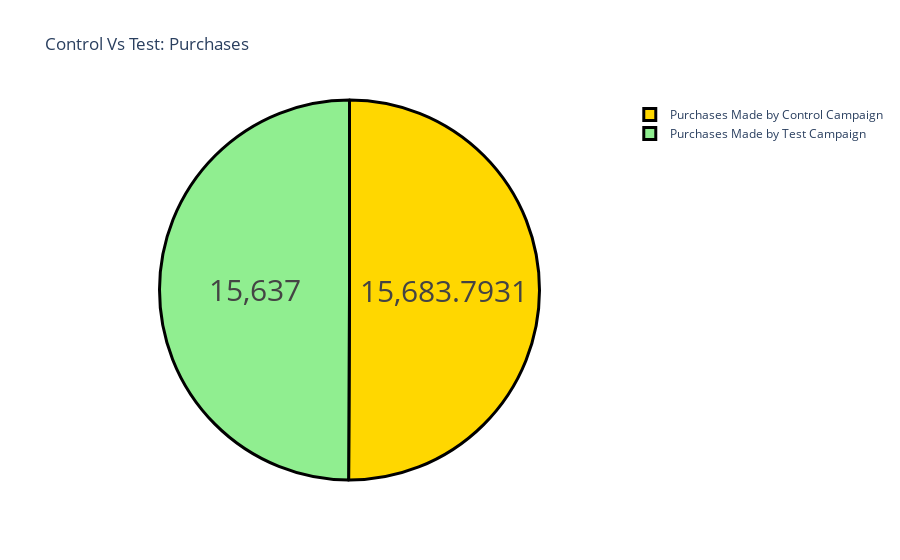

Notebook code for this chart:
### Markdown cell above
The amount spent on the test campaign is higher than the control campaign. But as we can see that the control campaign resulted in more content views and more products in the cart, the control campaign is more efficient than the test campaign.

### Code cell
label = ["Purchases Made by Control Campaign", 
         "Purchases Made by Test Campaign"]
counts = [sum(control_data["Purchases"]), 
          sum(test_data["Purchases"])]
colors = ['gold','lightgreen']
fig = go.Figure(data=[go.Pie(labels=label, values=counts)])
fig.update_layout(title_text='Control Vs Test: Purchases')
fig.update_traces(hoverinfo='label+percent', textinfo='value', 
                  textfont_size=30,
                  marker=dict(colors=colors, 
                              line=dict(color='black', width=3)))
fig.show()

### Figure 1 — Plotly figure (JSON) as saved in the notebook; plotly's stock layout.template omitted (floating-point values rounded to 4 significant figures)
{"data": [{"hoverinfo": "label+percent", "labels": ["Purchases Made by Control Campaign", "Purchases Made by Test Campaign"], "marker": {"colors": ["gold", "lightgreen"], "line": {"color": "black", "width": 3}}, "textfont": {"size": 30}, "textinfo": "value", "type": "pie", "values": [15680.0, 15637]}], "layout": {"title": {"text": "Control Vs Test: Purchases"}}}
